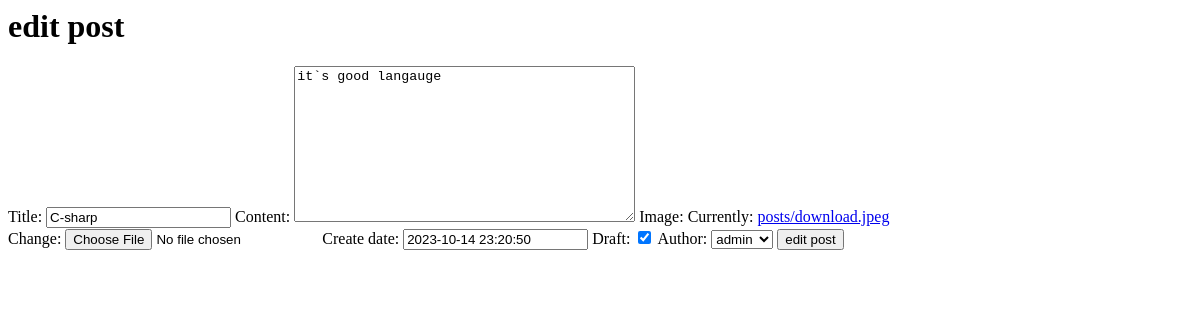
/blog/2/edit, run on an earlier commit of the app's database.
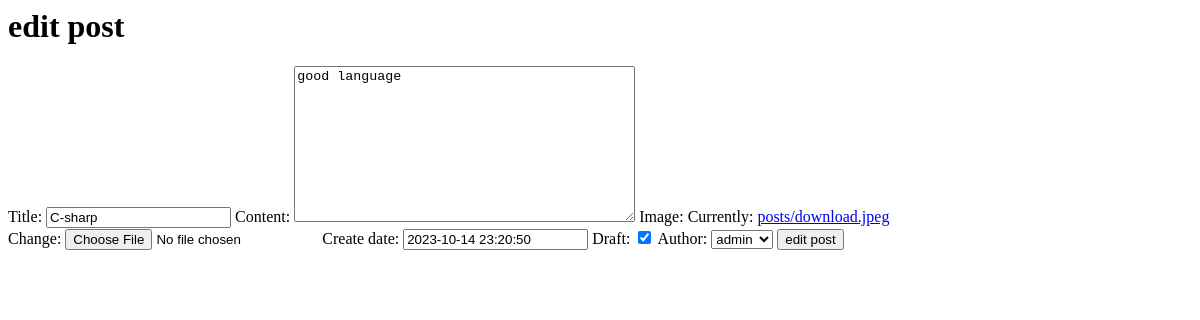
And on a later commit of the database.
### blog/models.py (models this page shows, shortened)
class Post(models.Model):
    title = models.CharField(max_length=100)
    content = models.TextField(max_length=30000)
    create_date = models.DateTimeField(default=timezone.now())
    draft = models.BooleanField(default=True)
    tags = TaggableManager()
    author = models.ForeignKey(User, on_delete=models.SET_NULL, null=True, blank=True, related_name='post_user')
    image =  models.ImageField(upload_to='posts')

### blog/views.py (the view)
# urls.py: path('blog/<int:pk>/edit', PostUpdate.as_view()),
class PostUpdate(UpdateView):
    model = Post
    fields = ['title','content','image','tags','create_date','draft','author']
    success_url = '/blog'
    template_name = 'blog/edit_post.html'

### blog/templates/blog/edit_post.html (shortened to what this page needs)
<h1>edit post</h1>
<form method="post" enctype="multipart/form-data">
{{form}}
<input type="submit" value="edit post">
</form>

What changed in the data, as far as the page shows it:
changed Post "C-sharp": content "it`s good langauge" → "good language"
